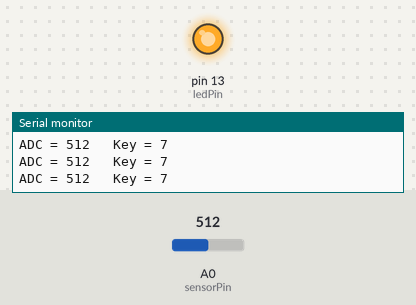
A sketch run on a simulated Arduino Uno, built with avr-gcc and run on an emulated ATmega328P. Parts: output pins drawn as LEDs (lit = HIGH), the last lines printed to the serial monitor. The inputs (shaded band) are chosen by the test bench; at power-on: A0 (sensorPin) = 512.

Above: at 1.2 s.
1.3 s: A0 (sensorPin) set to 811
4.3 s: A0 (sensorPin) set to 833
At 4.9 s:
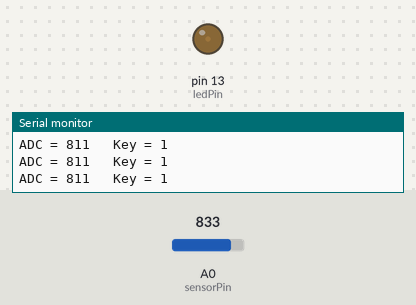
6.0 s: A0 (sensorPin) set to 716
At 6.4 s:
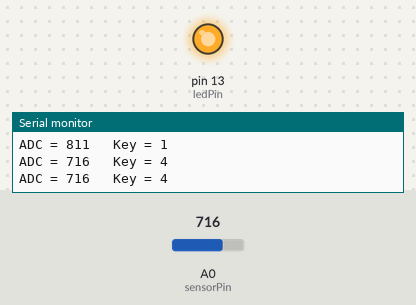
9.0 s: A0 (sensorPin) set to 900
At 9.5 s:
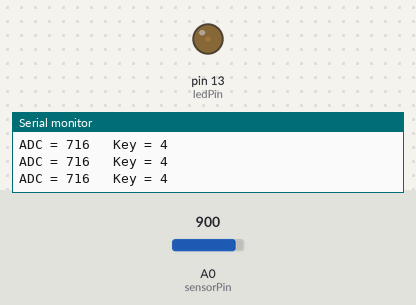
Timing chart, 0 to 11.5 s (numbered marks = the images above; inputs shaded):
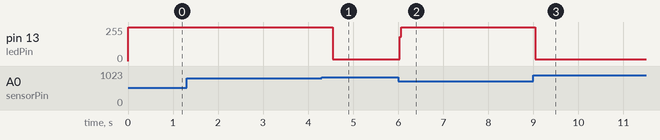

The sketch:

krybpad_2.ino
```cpp
int sensorPin = A0;
int ledPin = 13;

int sensorValue = 0;
byte keyvalue = 13;

void setup()
{
  pinMode(ledPin, OUTPUT);
  Serial.begin(9600);
  Serial.println("Started. Press a key");
}

void loop()
{
  sensorValue = analogRead(sensorPin);
  keyvalue = 13;

  digitalWrite(ledPin, HIGH);

  switch (sensorValue)
  {
    // # = 292
    case 280 ... 302:
      keyvalue = 11;
      break;

    // 0 = 313
    case 303 ... 322:
      keyvalue = 0;
      break;

    // * = 331
    case 323 ... 368:
      keyvalue = 12;
      break;

    // 9 = 405
    case 369 ... 417:
      keyvalue = 9;
      break;

    // 8 = 430
    case 418 ... 440:
      keyvalue = 8;
      break;

    // 7 = 451
    case 441 ... 559:
      keyvalue = 7;
      break;

    // 6 = 668
    case 560 ... 677:
      keyvalue = 6;
      break;

    // 5 = 687
    case 678 ... 694:
      keyvalue = 5;
      break;

    // 4 = 701
    case 695 ... 736:
      keyvalue = 4;
      break;

    // 3 = 772
    case 737 ... 781:
      keyvalue = 3;
      break;

    // 2 = 790
    case 782 ... 795:
      keyvalue = 2;
      break;

    // 1 = 805
    case 796 ... 820:
      keyvalue = 1;
      break;

    default:
      keyvalue = 13;
      break;
  }

  if (keyvalue < 13)
  {
    Serial.print("ADC = ");
    Serial.print(sensorValue);
    Serial.print("   Key = ");
    Serial.println(keyvalue);

    delay(300);
  }

  digitalWrite(ledPin, LOW);
}
```

Measured:
- the behaviour switches between 820 and 821 on A0 (sensorPin) (found by bisection; images 0 and 1)
- after the input at 4.3 s, pin 13 (ledPin): 255/255 → 12/255 after 0.25 s
- after the input at 6.0 s, pin 13 (ledPin): 12/255 → 255/255 at once
- after the input at 9.0 s, pin 13 (ledPin): 255/255 → 12/255 at once
